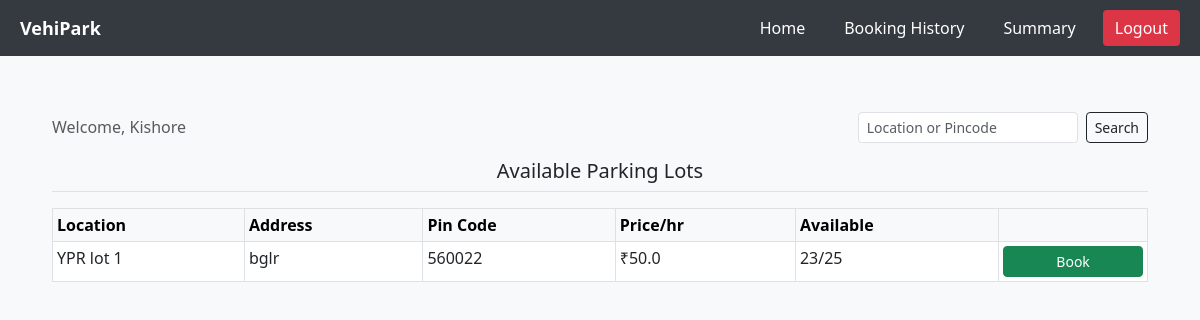
The app's page /user (signed in), older data.
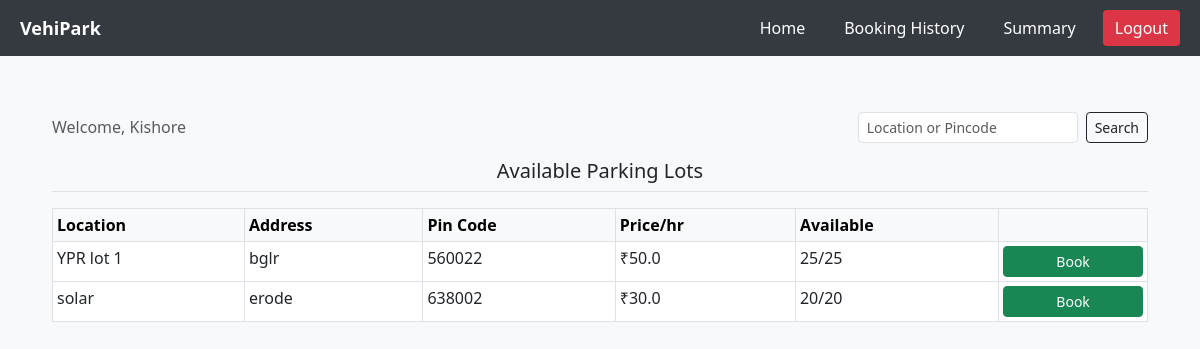
The same page, newer data.
### app.py (models this page shows)
class Parking(db.Model):
    __tablename__ = "parking"
    id = db.Column(db.Integer, primary_key=True)
    primary_location_name = db.Column(db.String(20), nullable=False)
    address = db.Column(db.String(20), nullable=False)
    pin_code = db.Column(db.String(20), nullable=False)
    price = db.Column(db.Float, nullable=False)
    number_of_spots = db.Column(db.Integer, nullable=False)
    spots = db.relationship(
        "parkingSpot", back_populates="parking", cascade="all, delete-orphan"
    )

### app.py (the view)
@app.route("/user", methods=["GET", "POST"])
def user():
    if "username" not in session:
        return redirect(url_for("login"))
    username = session["username"]
    query = request.args.get("query")
    if query:
        parkings = Parking.query.filter(
            (Parking.primary_location_name.ilike(f"%{query}%"))
            | (Parking.address.ilike(f"%{query}%"))
            | (Parking.pin_code.ilike(f"%{query}%"))
        ).all()
    else:
        parkings = Parking.query.all()
    available_counts = {}
    for parking in parkings:
        available_counts[parking.id] = parkingSpot.query.filter_by(
            parking_id=parking.id, status="A"
        ).count()
    return render_template(
        "user.html",
        username=username,
        parkings=parkings,
        available_counts=available_counts,
    )

### templates/user.html (shortened to what this page needs)
{% extends "user_base.html" %}
{% block content %}
<div class="container py-3">
  <div class="d-flex justify-content-between align-items-center mb-3">
    <h6 class="text-muted m-0">Welcome, {{ username }}</h6>
    <form method="GET" action="{{ url_for('user') }}" class="d-flex" role="search">
      <input type="text" name="query" class="form-control form-control-sm me-2 border" placeholder="Location or Pincode" value="{{ request.args.get('query', '') }}">
      <button class="btn btn-outline-dark btn-sm" type="submit">Search</button>
    </form>
  </div>
  <h5 class="text-center border-bottom pb-2 mb-3">Available Parking Lots</h5>
  {% if parkings %}
  <div class="table-responsive">
    <table class="table table-sm table-bordered">
      <thead class="table-light">
        <tr>
          <th>Location</th>
          <th>Address</th>
          <th>Pin Code</th>
          <th>Price/hr</th>
          <th>Available</th>
          <th></th>
        </tr>
      </thead>
      <tbody>
        {% for lot in parkings %}
        <tr>
          <td>{{ lot.primary_location_name }}</td>
          <td>{{ lot.address }}</td>
          <td>{{ lot.pin_code }}</td>
          <td>₹{{ lot.price }}</td>
          <td>{{ available_counts[lot.id] }}/{{ lot.number_of_spots }}</td>
          <td>
            <a href="/booking/{{ lot.id }}" class="btn btn-success btn-sm w-100">Book</a>
          </td>
        </tr>
        {% endfor %}
      </tbody>
    </table>
  </div>
  {% else %}
  <div class="alert alert-secondary text-center small">No parking lots found.</div>
  {% endif %}
</div>
{% endblock %}

Row changes from the older to the newer data that the page shows:
computed for Parking "YPR lot 1": number_of_spots "23" → "25"
added Parking: primary_location_name "solar", address "erode", pin_code "638002", price "30.0", number_of_spots "20"
